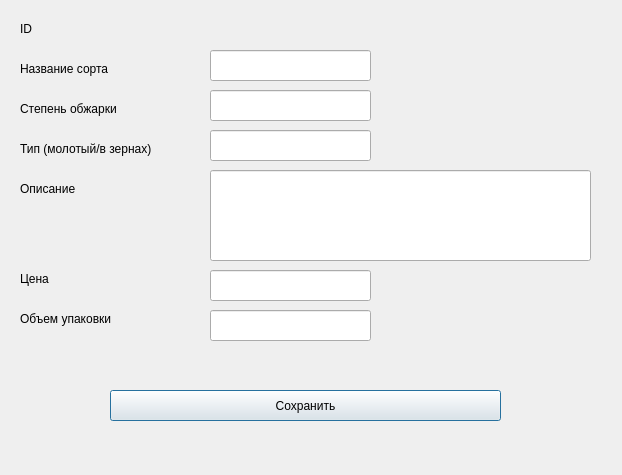
<?xml version="1.0" encoding="UTF-8"?>
<ui version="4.0">
 <class>Dialog</class>
 <widget class="QDialog" name="Dialog">
  <property name="geometry">
   <rect>
    <x>0</x>
    <y>0</y>
    <width>622</width>
    <height>475</height>
   </rect>
  </property>
  <property name="windowTitle">
   <string>Dialog</string>
  </property>
  <widget class="QLabel" name="label_3">
   <property name="geometry">
    <rect>
     <x>20</x>
     <y>180</y>
     <width>141</width>
     <height>17</height>
    </rect>
   </property>
   <property name="text">
    <string>Описание</string>
   </property>
  </widget>
  <widget class="QLabel" name="label_6">
   <property name="geometry">
    <rect>
     <x>20</x>
     <y>140</y>
     <width>171</width>
     <height>17</height>
    </rect>
   </property>
   <property name="text">
    <string>Тип (молотый/в зернах)</string>
   </property>
  </widget>
  <widget class="QLabel" name="label_7">
   <property name="geometry">
    <rect>
     <x>20</x>
     <y>20</y>
     <width>121</width>
     <height>17</height>
    </rect>
   </property>
   <property name="text">
    <string>ID</string>
   </property>
  </widget>
  <widget class="QLabel" name="label_4">
   <property name="geometry">
    <rect>
     <x>20</x>
     <y>270</y>
     <width>151</width>
     <height>17</height>
    </rect>
   </property>
   <property name="text">
    <string>Цена</string>
   </property>
  </widget>
  <widget class="QLabel" name="label_5">
   <property name="geometry">
    <rect>
     <x>20</x>
     <y>310</y>
     <width>161</width>
     <height>17</height>
    </rect>
   </property>
   <property name="text">
    <string>Объем упаковки</string>
   </property>
  </widget>
  <widget class="QLabel" name="label_ID">
   <property name="geometry">
    <rect>
     <x>210</x>
     <y>20</y>
     <width>51</width>
     <height>17</height>
    </rect>
   </property>
   <property name="text">
    <string/>
   </property>
  </widget>
  <widget class="QLabel" name="label">
   <property name="geometry">
    <rect>
     <x>20</x>
     <y>60</y>
     <width>151</width>
     <height>17</height>
    </rect>
   </property>
   <property name="text">
    <string>Название сорта</string>
   </property>
  </widget>
  <widget class="QLabel" name="label_2">
   <property name="geometry">
    <rect>
     <x>20</x>
     <y>100</y>
     <width>161</width>
     <height>17</height>
    </rect>
   </property>
   <property name="text">
    <string>Степень обжарки</string>
   </property>
  </widget>
  <widget class="QPushButton" name="pushButton_save">
   <property name="geometry">
    <rect>
     <x>110</x>
     <y>390</y>
     <width>391</width>
     <height>31</height>
    </rect>
   </property>
   <property name="text">
    <string>Сохранить</string>
   </property>
  </widget>
  <widget class="QLineEdit" name="lineEditName">
   <property name="geometry">
    <rect>
     <x>210</x>
     <y>50</y>
     <width>161</width>
     <height>31</height>
    </rect>
   </property>
  </widget>
  <widget class="QLineEdit" name="lineEditStepen">
   <property name="geometry">
    <rect>
     <x>210</x>
     <y>90</y>
     <width>161</width>
     <height>31</height>
    </rect>
   </property>
  </widget>
  <widget class="QLineEdit" name="lineEditTip">
   <property name="geometry">
    <rect>
     <x>210</x>
     <y>130</y>
     <width>161</width>
     <height>31</height>
    </rect>
   </property>
  </widget>
  <widget class="QLineEdit" name="lineEditOpisanie">
   <property name="geometry">
    <rect>
     <x>210</x>
     <y>170</y>
     <width>381</width>
     <height>91</height>
    </rect>
   </property>
  </widget>
  <widget class="QLineEdit" name="lineEditCena">
   <property name="geometry">
    <rect>
     <x>210</x>
     <y>270</y>
     <width>161</width>
     <height>31</height>
    </rect>
   </property>
  </widget>
  <widget class="QLineEdit" name="lineEditObem">
   <property name="geometry">
    <rect>
     <x>210</x>
     <y>310</y>
     <width>161</width>
     <height>31</height>
    </rect>
   </property>
  </widget>
 </widget>
 <resources/>
 <connections/>
</ui>
